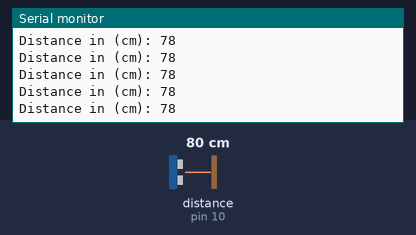
Bench run of a sketch on a simulated Arduino Uno, built with avr-gcc and run on an emulated ATmega328P. Parts: the last lines printed to the serial monitor. Wiring (inferred from the names in the program): ultrasonic range finder: trigger pin 9; echo pin 10. Inputs (shaded band) come from the test bench; at power-on: distance to the obstacle (sensor on pin 10) 80 cm. The echo pulse lasts 58.3 µs per cm.

Above: at 1.2 s.
1.3 s: distance to the obstacle (sensor on pin 10) set to 2 cm
At 1.9 s:
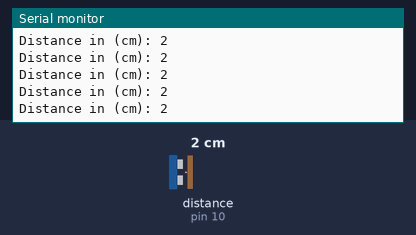
4.3 s: distance to the obstacle (sensor on pin 10) set to 18 cm
At 5.2 s:
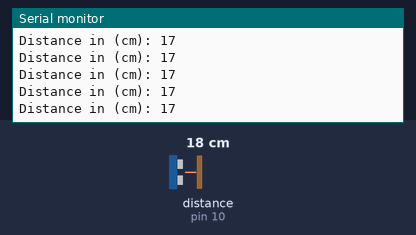
7.3 s: distance to the obstacle (sensor on pin 10) set to 4 cm
At 8.3 s:
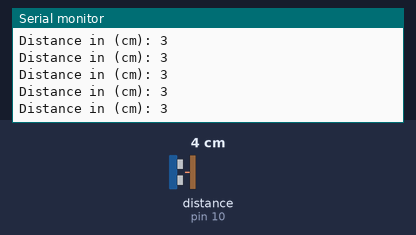
10.3 s: distance to the obstacle (sensor on pin 10) set to 35 cm
At 10.8 s:
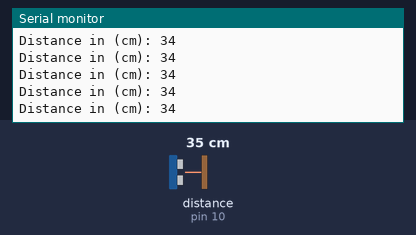
13.3 s: distance to the obstacle (sensor on pin 10) set to 9 cm
At 13.9 s:
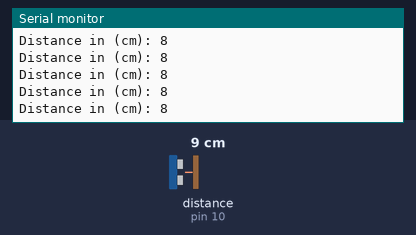
16.3 s: distance to the obstacle (sensor on pin 10) set to 120 cm
At 17.3 s:
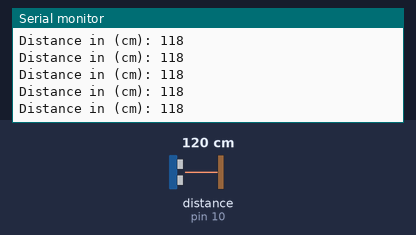
Timing chart, 0 to 19.3 s (numbered marks = the images above; inputs shaded):
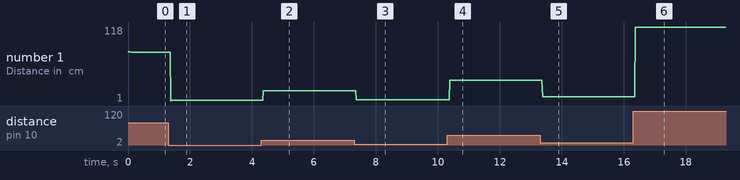

The sketch:

ultra_sonic.ino
```cpp
int triggerpin=9;
int echopin=10;
long duration;
long distance;
void setup()
{
  Serial.begin(9600);
  pinMode(triggerpin, OUTPUT);
  pinMode(echopin, INPUT);
}
void loop()
{
  digitalWrite(triggerpin, LOW);
  delay(1);
  digitalWrite(triggerpin, HIGH);
  delayMicroseconds(10);
  digitalWrite(triggerpin, LOW);

   duration = pulseIn(echopin, HIGH);
  distance = duration * 0.034 / 2;
  Serial.print("Distance in (cm): ");
Serial.println(distance);

}
```

Measured:
- after the input at 1.3 s, the serial monitor: prints a new line after 0.08 s (image 1)
- after the input at 4.3 s, the serial monitor: prints a new line after 0.07 s (image 2)
- after the input at 7.3 s, the serial monitor: prints a new line after 0.07 s (image 3)
- after the input at 10.3 s, the serial monitor: prints a new line after 0.08 s (image 4)
- after the input at 13.3 s, the serial monitor: prints a new line after 0.08 s (image 5)
- after the input at 16.3 s, the serial monitor: prints a new line after 0.07 s (image 6)
- plotted number 1: 78 → 2 after the input at 1.3 s, 2 → 17 after the input at 4.3 s, 17 → 3 after the input at 7.3 s, 3 → 34 after the input at 10.3 s, 34 → 8 after the input at 13.3 s
